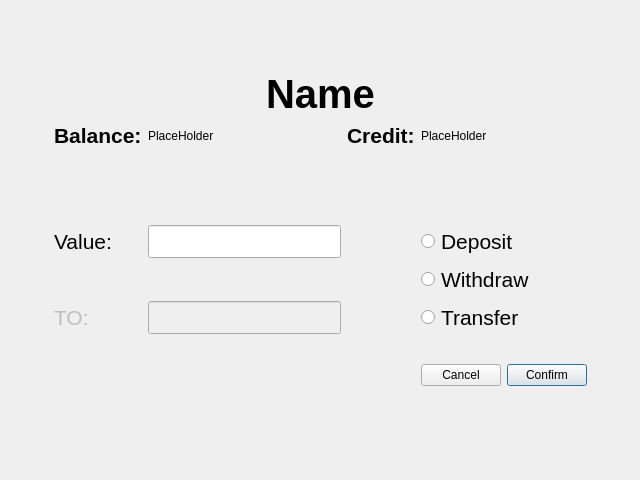
<?xml version="1.0" encoding="UTF-8"?>
<ui version="4.0">
 <class>AccountOperations</class>
 <widget class="QDialog" name="AccountOperations">
  <property name="geometry">
   <rect>
    <x>0</x>
    <y>0</y>
    <width>640</width>
    <height>480</height>
   </rect>
  </property>
  <property name="windowTitle">
   <string>Dialog</string>
  </property>
  <widget class="QWidget" name="gridLayoutWidget">
   <property name="geometry">
    <rect>
     <x>0</x>
     <y>0</y>
     <width>641</width>
     <height>481</height>
    </rect>
   </property>
   <layout class="QGridLayout" name="gridLayout">
    <item row="5" column="3">
     <spacer name="horizontalSpacer_3">
      <property name="orientation">
       <enum>Qt::Horizontal</enum>
      </property>
      <property name="sizeHint" stdset="0">
       <size>
        <width>40</width>
        <height>20</height>
       </size>
      </property>
     </spacer>
    </item>
    <item row="5" column="4">
     <widget class="QRadioButton" name="Withdraw">
      <property name="font">
       <font>
        <pointsize>16</pointsize>
       </font>
      </property>
      <property name="text">
       <string>Withdraw</string>
      </property>
     </widget>
    </item>
    <item row="3" column="1">
     <spacer name="verticalSpacer_3">
      <property name="orientation">
       <enum>Qt::Vertical</enum>
      </property>
      <property name="sizeHint" stdset="0">
       <size>
        <width>20</width>
        <height>40</height>
       </size>
      </property>
     </spacer>
    </item>
    <item row="8" column="1">
     <spacer name="verticalSpacer_2">
      <property name="orientation">
       <enum>Qt::Vertical</enum>
      </property>
      <property name="sizeHint" stdset="0">
       <size>
        <width>20</width>
        <height>40</height>
       </size>
      </property>
     </spacer>
    </item>
    <item row="0" column="1">
     <spacer name="verticalSpacer">
      <property name="orientation">
       <enum>Qt::Vertical</enum>
      </property>
      <property name="sizeHint" stdset="0">
       <size>
        <width>20</width>
        <height>40</height>
       </size>
      </property>
     </spacer>
    </item>
    <item row="6" column="4">
     <widget class="QRadioButton" name="Transfer">
      <property name="font">
       <font>
        <pointsize>16</pointsize>
       </font>
      </property>
      <property name="text">
       <string>Transfer</string>
      </property>
     </widget>
    </item>
    <item row="7" column="1">
     <spacer name="verticalSpacer_4">
      <property name="orientation">
       <enum>Qt::Vertical</enum>
      </property>
      <property name="sizeHint" stdset="0">
       <size>
        <width>20</width>
        <height>40</height>
       </size>
      </property>
     </spacer>
    </item>
    <item row="4" column="1">
     <widget class="QLabel" name="label_2">
      <property name="font">
       <font>
        <pointsize>16</pointsize>
       </font>
      </property>
      <property name="text">
       <string>Value:</string>
      </property>
     </widget>
    </item>
    <item row="4" column="2">
     <widget class="QLineEdit" name="Value">
      <property name="font">
       <font>
        <pointsize>16</pointsize>
       </font>
      </property>
     </widget>
    </item>
    <item row="1" column="1" colspan="4" alignment="Qt::AlignHCenter|Qt::AlignTop">
     <widget class="QLabel" name="label">
      <property name="font">
       <font>
        <pointsize>30</pointsize>
        <bold>true</bold>
       </font>
      </property>
      <property name="text">
       <string>Name</string>
      </property>
     </widget>
    </item>
    <item row="6" column="2">
     <widget class="QLineEdit" name="To">
      <property name="enabled">
       <bool>false</bool>
      </property>
      <property name="font">
       <font>
        <pointsize>16</pointsize>
       </font>
      </property>
     </widget>
    </item>
    <item row="7" column="4">
     <layout class="QGridLayout" name="gridLayout_2">
      <item row="0" column="1">
       <widget class="QPushButton" name="Confirm">
        <property name="text">
         <string>Confirm</string>
        </property>
       </widget>
      </item>
      <item row="0" column="0">
       <widget class="QPushButton" name="Cancel">
        <property name="text">
         <string>Cancel</string>
        </property>
       </widget>
      </item>
     </layout>
    </item>
    <item row="6" column="0">
     <spacer name="horizontalSpacer_2">
      <property name="orientation">
       <enum>Qt::Horizontal</enum>
      </property>
      <property name="sizeHint" stdset="0">
       <size>
        <width>40</width>
        <height>20</height>
       </size>
      </property>
     </spacer>
    </item>
    <item row="6" column="5">
     <spacer name="horizontalSpacer">
      <property name="orientation">
       <enum>Qt::Horizontal</enum>
      </property>
      <property name="sizeHint" stdset="0">
       <size>
        <width>40</width>
        <height>20</height>
       </size>
      </property>
     </spacer>
    </item>
    <item row="4" column="4">
     <widget class="QRadioButton" name="Deposit">
      <property name="font">
       <font>
        <pointsize>16</pointsize>
       </font>
      </property>
      <property name="text">
       <string>Deposit</string>
      </property>
     </widget>
    </item>
    <item row="6" column="1">
     <widget class="QLabel" name="label_3">
      <property name="enabled">
       <bool>false</bool>
      </property>
      <property name="font">
       <font>
        <pointsize>16</pointsize>
       </font>
      </property>
      <property name="text">
       <string>TO:</string>
      </property>
     </widget>
    </item>
    <item row="2" column="1">
     <widget class="QLabel" name="label_4">
      <property name="font">
       <font>
        <pointsize>16</pointsize>
        <bold>true</bold>
       </font>
      </property>
      <property name="text">
       <string>Balance:</string>
      </property>
     </widget>
    </item>
    <item row="2" column="2">
     <widget class="QLabel" name="label_5">
      <property name="text">
       <string>PlaceHolder</string>
      </property>
     </widget>
    </item>
    <item row="2" column="3">
     <widget class="QLabel" name="label_6">
      <property name="font">
       <font>
        <pointsize>16</pointsize>
        <bold>true</bold>
       </font>
      </property>
      <property name="text">
       <string>Credit:</string>
      </property>
     </widget>
    </item>
    <item row="2" column="4">
     <widget class="QLabel" name="label_7">
      <property name="text">
       <string>PlaceHolder</string>
      </property>
     </widget>
    </item>
   </layout>
  </widget>
 </widget>
 <resources/>
 <connections/>
</ui>
